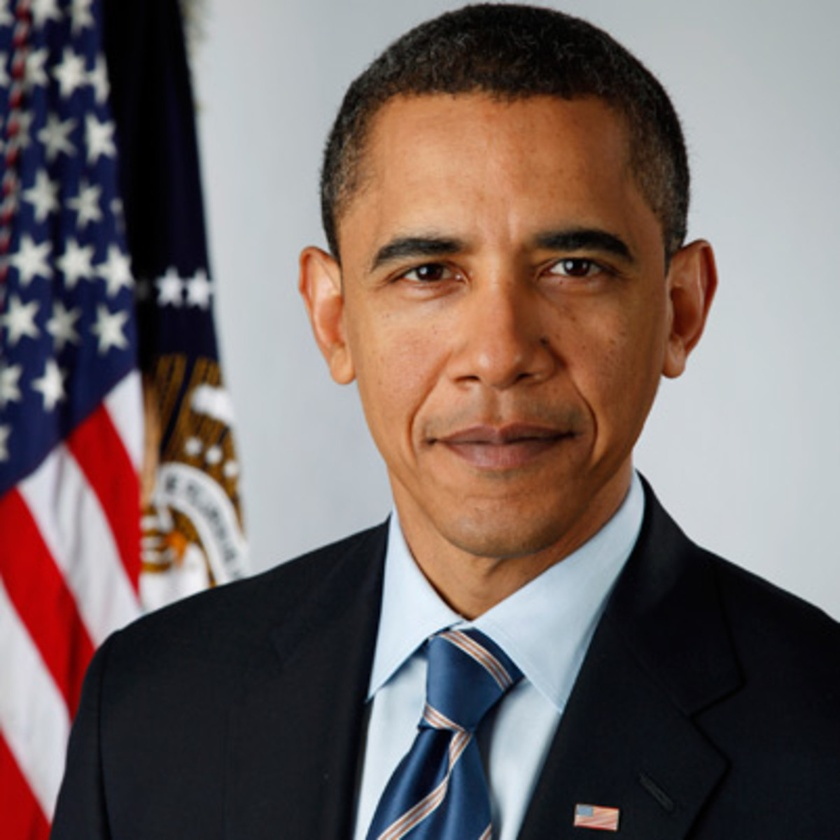
#> input picture Python/Image_Sketch/obama.jpg, 840 x 840 px, shrunk from 1200 x 1200 before the run
$ python Sketch.py
#> lines starting #> are read from the running program, lines starting #| are printed output that depends on the picture; after the words box and inside, x2 and y2 are one past the last pixel; in counts of white or black regions, pixels touching at a corner belong together
#> further down, img is the input picture: shape (840, 840, 3); mean R, G, B 116.3, 102.3, 99.8
# Importing Libraries
import cv2
import numpy as np
from skimage import io

# Making a sketch generating function


def sketch(img):
    # Converting image into grayscale
    img_gray = cv2.cvtColor(img, cv2.COLOR_BGR2GRAY)
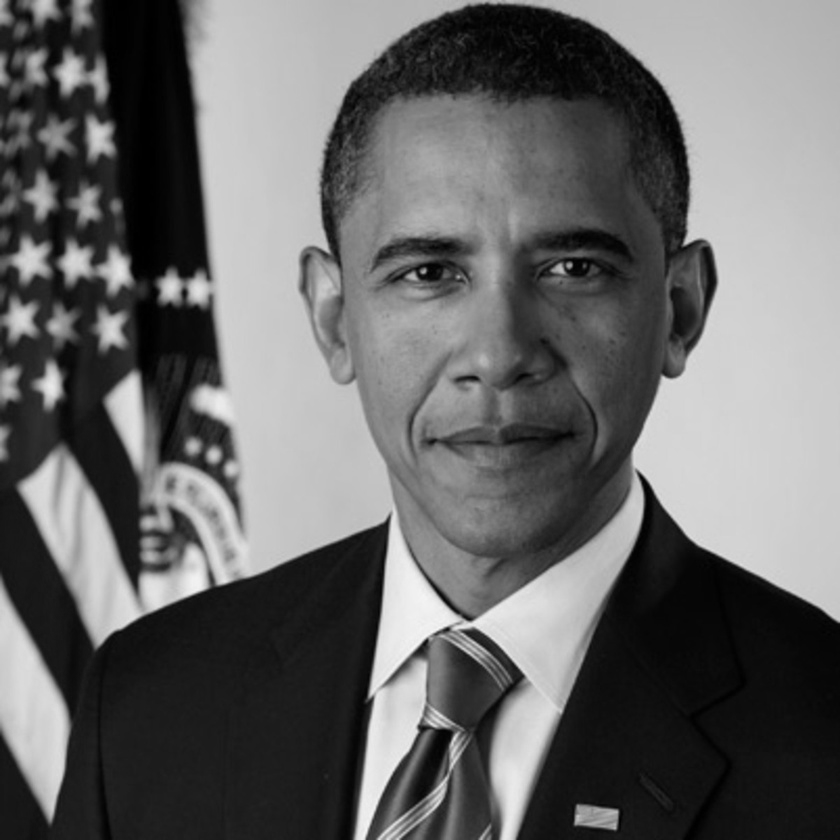
#> img_gray: shape (840, 840); min 0, max 247, mean 103.2
    RGB_img = cv2.cvtColor(img_gray, cv2.COLOR_BGR2RGB)

    # Clean up image using Gausian Blur
    img_gray_blur = cv2.GaussianBlur(RGB_img, (5, 5), 0)

    # Extracting edges
    canny_edges = cv2.Canny(img_gray_blur, 10, 70)
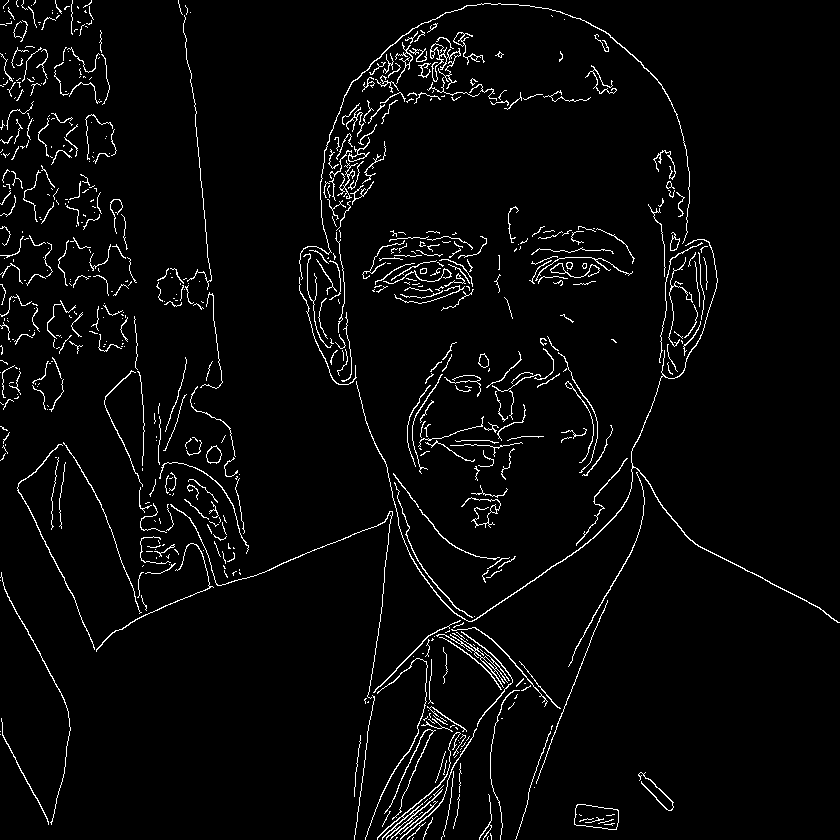
#> canny_edges: shape (840, 840); 3.5% white in thin lines or dots

    # Do an invert binarize the image
    ret, mask = cv2.threshold(canny_edges, 70, 255, cv2.THRESH_BINARY_INV)
#> mask: shape (840, 840); 96.5% white; black in thin lines or dots
    return mask


# Reading our image
img = io.imread("obama.jpg")
cv2.imshow('Our Sketch', sketch(img))
# cv2.imwrite('sketch.jpg', sketch(img))
cv2.waitKey(0)
cv2.destroyAllWindows()

$ run again, with Python/Image_Sketch/img.jpg copied over Python/Image_Sketch/obama.jpg
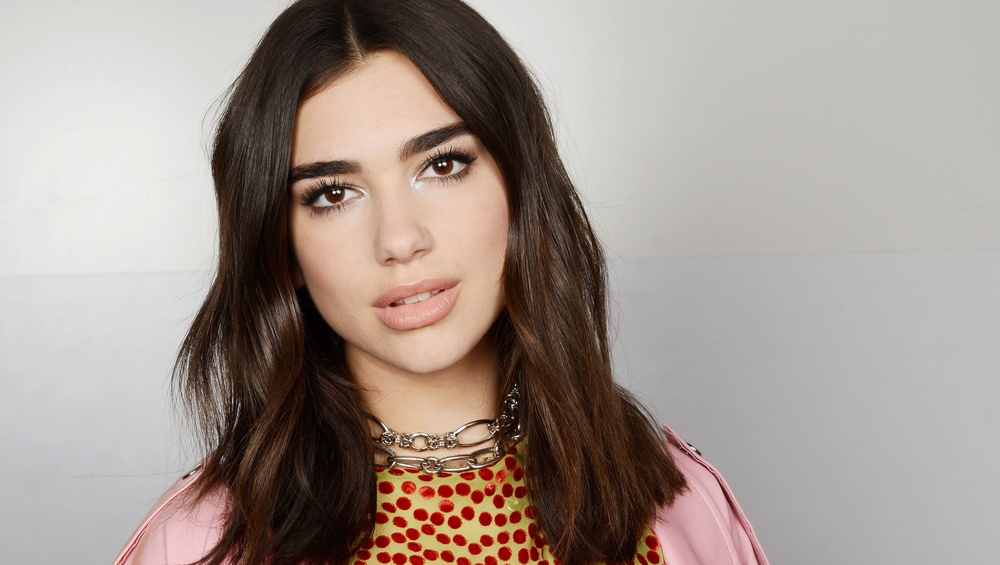
#> input picture Python/Image_Sketch/img.jpg, 1000 x 565 px, shrunk from 4480 x 2531 before the run
#> img is the input picture: shape (565, 1000, 3); mean R, G, B 162.7, 150.4, 143.5
#> in sketch, `img_gray = cv2.cvtColor(img, cv2.COLOR_BGR2GRAY)`:
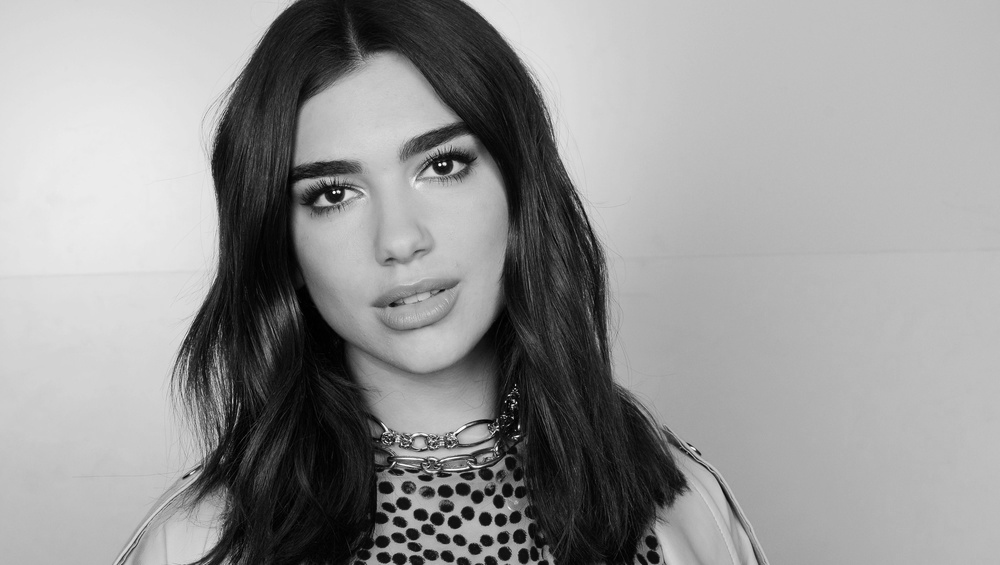
#> img_gray: shape (565, 1000); min 0, max 254, mean 149.8
#> in sketch, `canny_edges = cv2.Canny(img_gray_blur, 10, 70)`:
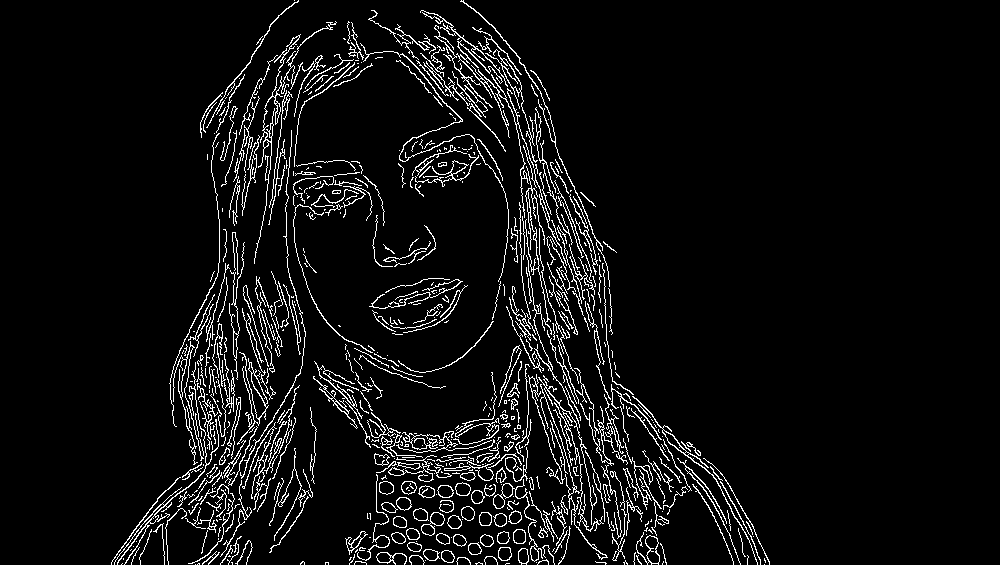
#> canny_edges: shape (565, 1000); 6% white in thin lines or dots, all inside (x1, y1, x2, y2) = (111, 0, 770, 565)

$ run again, with Python/Image_Sketch/img2.jpg copied over Python/Image_Sketch/obama.jpg
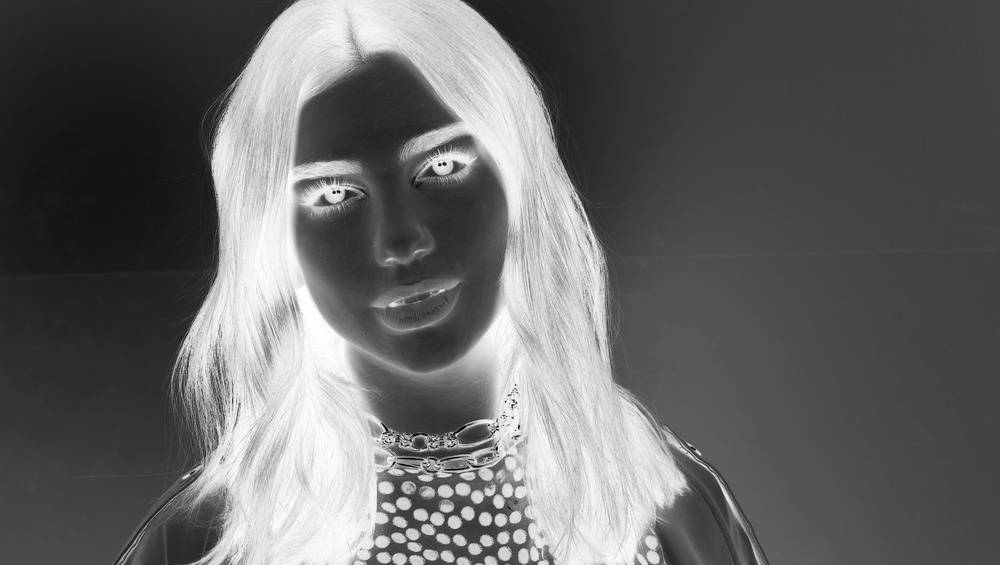
#> input picture Python/Image_Sketch/img2.jpg, 1000 x 565 px, shrunk from 4480 x 2531 before the run
#> img is the input picture: shape (565, 1000, 3); min 0, max 255, mean 101.6
#> in sketch, `canny_edges = cv2.Canny(img_gray_blur, 10, 70)`:
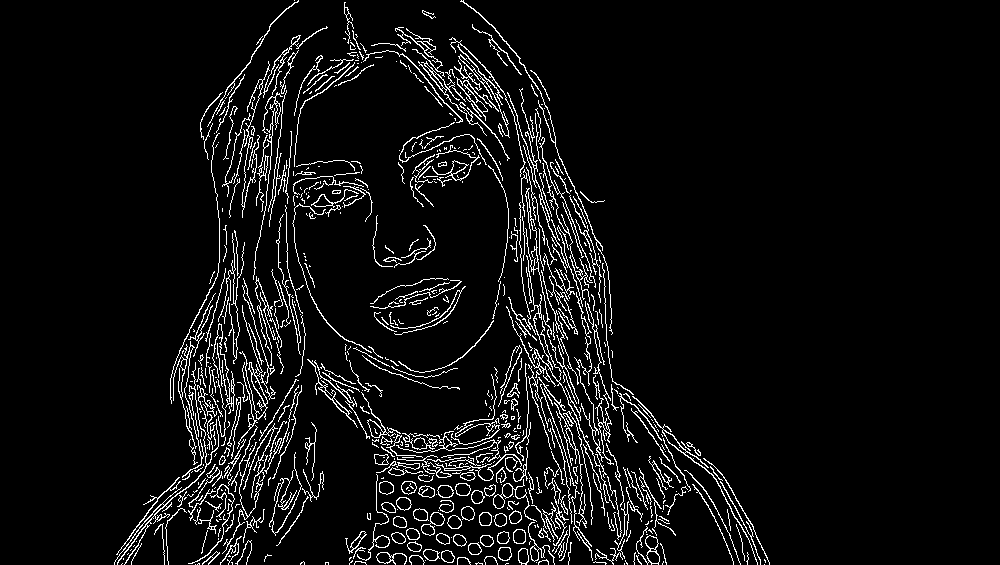
#> canny_edges: shape (565, 1000); 6% white in thin lines or dots, all inside (x1, y1, x2, y2) = (114, 0, 770, 565)
